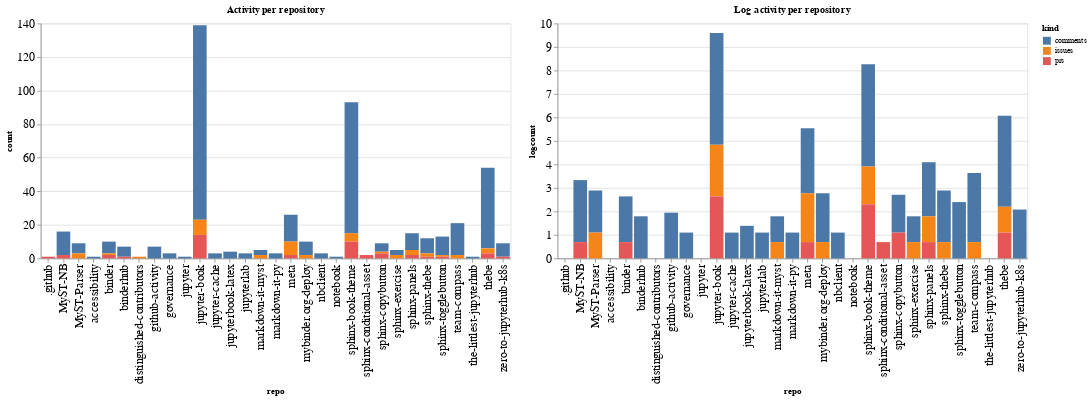

The notebook cell this image was saved under:
### Code cell
ch1 = alt.Chart(repo_summaries, width=600, title="Activity per repository").mark_bar().encode(
    x='repo',
    y='count',
    color='kind',
    tooltip="kind"
)

ch2 = alt.Chart(repo_summaries, width=600, title="Log activity per repository").mark_bar().encode(
    x='repo',
    y='logcount',
    color='kind',
    tooltip="kind"
)

ch1 | ch2

### Figure 1 — Vega-Lite specification as saved in the notebook (floating-point values rounded to 4 significant figures)
{"config": {"axisLeft": {"labelFontSize": 15}, "axisBottom": {"labelFontSize": 15}}, "hconcat": [{"mark": "bar", "encoding": {"color": {"type": "nominal", "field": "kind"}, "tooltip": {"type": "nominal", "field": "kind"}, "x": {"type": "nominal", "field": "repo"}, "y": {"type": "quantitative", "field": "count"}}, "title": "Activity per repository", "width": 600}, {"mark": "bar", "encoding": {"color": {"type": "nominal", "field": "kind"}, "tooltip": {"type": "nominal", "field": "kind"}, "x": {"type": "nominal", "field": "repo"}, "y": {"type": "quantitative", "field": "logcount"}}, "title": "Log activity per repository", "width": 600}], "data": {"name": "data-47a3a6edd1303371efb963912bd5cc64"}, "$schema": "https://vega.github.io/schema/vega-lite/v4.8.1.json", "datasets": {"data-47a3a6edd1303371efb963912bd5cc64": [{"repo": ".github", "kind": "prs", "count": 1, "logcount": 0.0}, {"repo": "MyST-NB", "kind": "comments", "count": 14, "logcount": 2.639}, {"repo": "MyST-NB", "kind": "prs", "count": 2, "logcount": 0.6931}, {"repo": "MyST-Parser", "kind": "comments", "count": 6, "logcount": 1.792}, {"repo": "MyST-Parser", "kind": "issues", "count": 3, "logcount": 1.099}, {"repo": "accessibility", "kind": "comments", "count": 1, "logcount": 0.0}, {"repo": "binder", "kind": "comments", "count": 7, "logcount": 1.946}, {"repo": "binder", "kind": "issues", "count": 1, "logcount": 0.0}, {"repo": "binder", "kind": "prs", "count": 2, "logcount": 0.6931}, {"repo": "binderhub", "kind": "comments", "count": 6, "logcount": 1.792}, {"repo": "binderhub", "kind": "prs", "count": 1, "logcount": 0.0}, {"repo": "distinguished-contributors", "kind": "issues", "count": 1, "logcount": 0.0}, {"repo": "github-activity", "kind": "comments", "count": 7, "logcount": 1.946}, {"repo": "governance", "kind": "comments", "count": 3, "logcount": 1.099}, {"repo": "jupyter", "kind": "comments", "count": 1, "logcount": 0.0}, {"repo": "jupyter-book", "kind": "comments", "count": 116, "logcount": 4.754}, {"repo": "jupyter-book", "kind": "issues", "count": 9, "logcount": 2.197}, {"repo": "jupyter-book", "kind": "prs", "count": 14, "logcount": 2.639}, {"repo": "jupyter-cache", "kind": "comments", "count": 3, "logcount": 1.099}, {"repo": "jupyterbook-latex", "kind": "comments", "count": 4, "logcount": 1.386}, {"repo": "jupyterlab", "kind": "comments", "count": 3, "logcount": 1.099}, {"repo": "markdown-it-myst", "kind": "comments", "count": 3, "logcount": 1.099}, {"repo": "markdown-it-myst", "kind": "issues", "count": 2, "logcount": 0.6931}, {"repo": "markdown-it-py", "kind": "comments", "count": 3, "logcount": 1.099}, {"repo": "meta", "kind": "comments", "count": 16, "logcount": 2.773}, {"repo": "meta", "kind": "issues", "count": 8, "logcount": 2.079}, {"repo": "meta", "kind": "prs", "count": 2, "logcount": 0.6931}, {"repo": "mybinder.org-deploy", "kind": "comments", "count": 8, "logcount": 2.079}, {"repo": "mybinder.org-deploy", "kind": "issues", "count": 2, "logcount": 0.6931}, {"repo": "nbclient", "kind": "comments", "count": 3, "logcount": 1.099}, {"repo": "notebook", "kind": "comments", "count": 1, "logcount": 0.0}, {"repo": "sphinx-book-theme", "kind": "comments", "count": 78, "logcount": 4.357}, {"repo": "sphinx-book-theme", "kind": "issues", "count": 5, "logcount": 1.609}, {"repo": "sphinx-book-theme", "kind": "prs", "count": 10, "logcount": 2.303}, {"repo": "sphinx-conditional-asset", "kind": "prs", "count": 2, "logcount": 0.6931}, {"repo": "sphinx-copybutton", "kind": "comments", "count": 5, "logcount": 1.609}, {"repo": "sphinx-copybutton", "kind": "issues", "count": 1, "logcount": 0.0}, {"repo": "sphinx-copybutton", "kind": "prs", "count": 3, "logcount": 1.099}, {"repo": "sphinx-exercise", "kind": "comments", "count": 3, "logcount": 1.099}, {"repo": "sphinx-exercise", "kind": "issues", "count": 2, "logcount": 0.6931}, {"repo": "sphinx-panels", "kind": "comments", "count": 10, "logcount": 2.303}, {"repo": "sphinx-panels", "kind": "issues", "count": 3, "logcount": 1.099}, {"repo": "sphinx-panels", "kind": "prs", "count": 2, "logcount": 0.6931}, {"repo": "sphinx-thebe", "kind": "comments", "count": 9, "logcount": 2.197}, {"repo": "sphinx-thebe", "kind": "issues", "count": 2, "logcount": 0.6931}, {"repo": "sphinx-thebe", "kind": "prs", "count": 1, "logcount": 0.0}, {"repo": "sphinx-togglebutton", "kind": "comments", "count": 11, "logcount": 2.398}, {"repo": "sphinx-togglebutton", "kind": "issues", "count": 1, "logcount": 0.0}, {"repo": "sphinx-togglebutton", "kind": "prs", "count": 1, "logcount": 0.0}, {"repo": "team-compass", "kind": "comments", "count": 19, "logcount": 2.944}, {"repo": "team-compass", "kind": "issues", "count": 2, "logcount": 0.6931}, {"repo": "the-littlest-jupyterhub", "kind": "comments", "count": 1, "logcount": 0.0}, {"repo": "thebe", "kind": "comments", "count": 48, "logcount": 3.871}, {"repo": "thebe", "kind": "issues", "count": 3, "logcount": 1.099}, {"repo": "thebe", "kind": "prs", "count": 3, "logcount": 1.099}, {"repo": "zero-to-jupyterhub-k8s", "kind": "comments", "count": 8, "logcount": 2.079}, {"repo": "zero-to-jupyterhub-k8s", "kind": "prs", "count": 1, "logcount": 0.0}]}}
